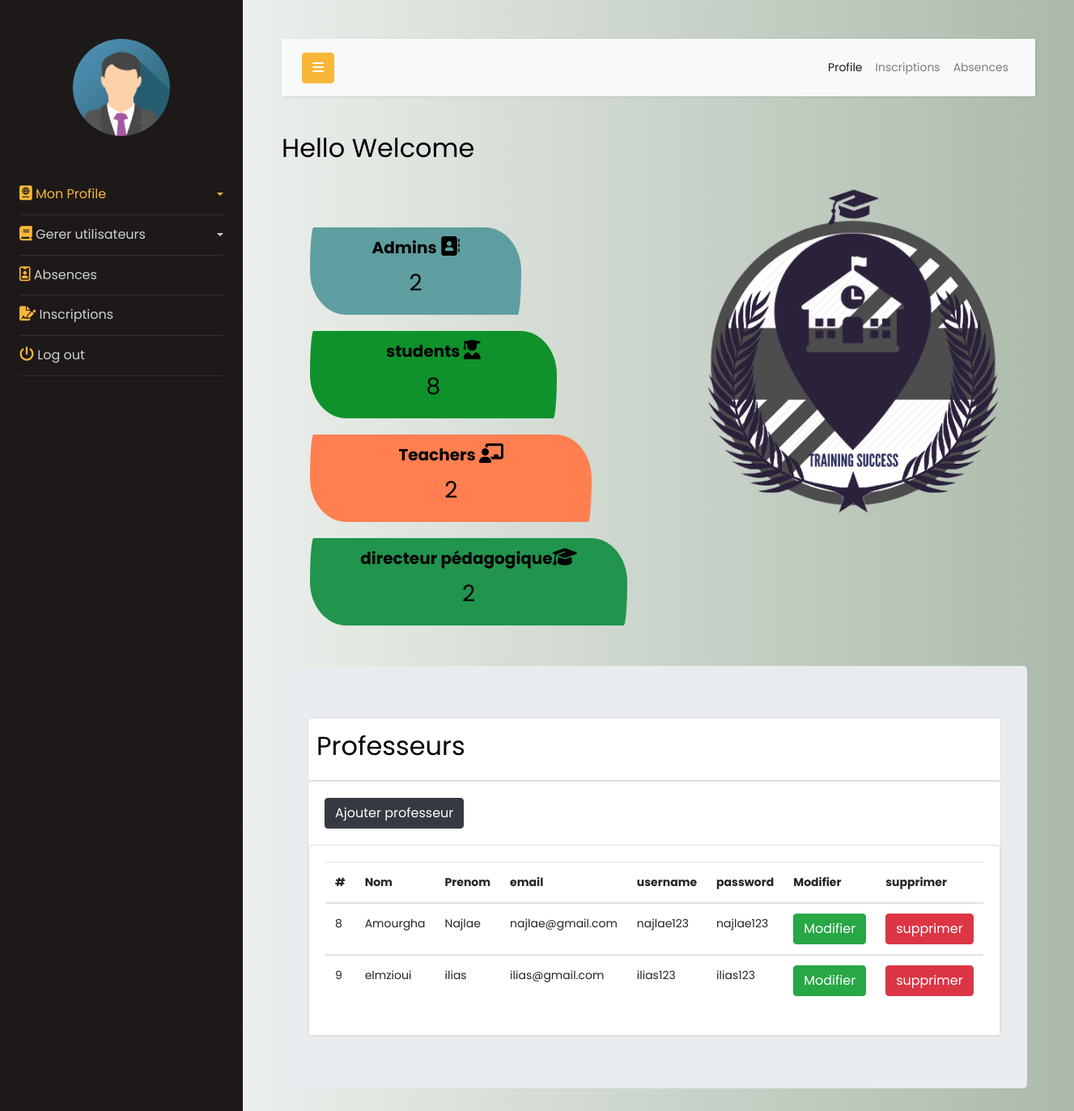
The page /adminpage.php?action=Gereprof (signed in) on the database its author committed.
### tables this page shows
CREATE TABLE IF NOT EXISTS `professeur` (
  `id_prof` int(11) NOT NULL AUTO_INCREMENT,
  `nom` varchar(200) NOT NULL,
  `prenom` varchar(200) NOT NULL,
  `email` varchar(200) NOT NULL,
  `username` varchar(200) NOT NULL,
  `password` varchar(200) NOT NULL,
  `niveau` int(11) NOT NULL,
  `filliere` int(11) NOT NULL,
  `matiere` int(11) NOT NULL,
  PRIMARY KEY (`id_prof`),
  KEY `fk_niv_prof` (`niveau`),
  KEY `fk_fil_prof` (`filliere`),
  KEY `fk_mod_prof` (`matiere`)
);

### adminpage.php (the view, shortened to what this page needs)
<?php
require 'cnx.php';
?>
<!doctype html>
<html lang="en">
  <head>
    <link rel="stylesheet" href="https://stackpath.bootstrapcdn.com/font-awesome/4.7.0/css/font-awesome.min.css">
    <link rel="stylesheet" href="css/style1.css">
    <link rel="stylesheet" href="https://cdnjs.cloudflare.com/ajax/libs/font-awesome/4.7.0/css/font-awesome.min.css">
  </head>
  <body>
		<div class="wrapper d-flex align-items-stretch">
			<nav id="sidebar">
				<div class="p-4 pt-5">
          <a href="adminpage.php" class="img logo rounded-circle mb-5" style="background-image: url(img/user.png);"></a>
	        <ul class="list-unstyled components mb-5">
	          <li class="active">
	            <a href="#homeSubmenu" data-toggle="collapse" aria-expanded="false" class="dropdown-toggle"><i class='fas fa-passport' style='font-size:18px;color:#f8b739'></i> Mon Profile</a>
	          </li>
	          <li>
              <a href="#pageSubmenu" data-toggle="collapse" aria-expanded="false" class="dropdown-toggle"><i class='fas fa-book' style='font-size:18px;color:#f8b739'></i> Gerer utilisateurs</a>
	          </li>
	          <li>
              <a href="adminpage.php?action=Absences"><i class='far fa-id-badge' style='font-size:18px;color:#f8b739'></i> Absences</a>
	          </li>
	          <li>
              <a href="adminpage.php?action=inscription"><i class='fas fa-file-signature' style='font-size:18px;color:#f8b739'></i> Inscriptions</a>
            </li>
            <li>
              <a href="logout.php"><i class="fa fa-power-off" style="font-size:18px;color:#f8b739;"></i> Log out</a>
          </li>
	        </ul>
	      </div>
    	</nav>
      <div id="content" class="p-4 p-md-5">
        <nav class="navbar navbar-expand-lg navbar-light bg-light">
          <div class="container-fluid">
            <button type="button" id="sidebarCollapse" class="btn btn-primary">
              <i class="fa fa-bars"></i>
            </button>
            <div class="collapse navbar-collapse" id="navbarSupportedContent">
              <ul class="nav navbar-nav ml-auto">
                <li class="nav-item active">
                    <a class="nav-link" href="#homeSubmenu" data-toggle="collapse" aria-expanded="false" href="#">Profile</a>
                </li>
                <li class="nav-item">
                    <a class="nav-link" href="adminpage.php?action=inscription">Inscriptions</a>
                </li>
                <li class="nav-item">
                    <a class="nav-link" href="adminpage.php?action=Absences">Absences</a>
                </li>
              </ul>
            </div>
          </div>
        </nav>
        <h2 class="mb-4">Hello Welcome </h2>
        <div class="container">
          <div class="row">
            <div  class="col-md-6 text-center">
              <div class="members" style="margin-top: 50px;">
                  <div class="admins">
                      <h1>Admins      <i class="fa fa-address-book" style="font-size:24px"></i></h1>
                      <h3>
                        <?php
                           $pipreq="SELECT * FROM `admins`";
                           $pipsql=mysqli_query($cnx,$pipreq);
                           $pipcount=mysqli_num_rows($pipsql);
                           echo $pipcount;
                        ?>
                      </h3>
                  </div>
                  <div class="students">
                      <h1>students    <i class='fas fa-user-graduate' style='font-size:24px'></i></h1>
                      <h3>
                        <?php
                        $dipreq="SELECT * FROM `diplome_student`";
                        $dipsql=mysqli_query($cnx,$dipreq);
                        $dipcount=mysqli_num_rows($dipsql);
                        $tipreq="SELECT * FROM `training_student`";
                        $tipsql=mysqli_query($cnx,$tipreq);
                        $tipcount=mysqli_num_rows($tipsql);
                        echo $dipcount + $tipcount;
                        ?>
                      </h3>
                  </div>
                  <div class="teachers">
                      <h1>Teachers    <i style="font-size:24px" class="fa fa-chalkboard-teacher"></i></h1>
                      <h3>
                        <?php
                           $dipreq="SELECT * FROM `professeur`";
                           $dipsql=mysqli_query($cnx,$dipreq);
                           $dipcount=mysqli_num_rows($dipsql);
                           echo $dipcount;
                        ?>
                      </h3>
                  </div>
                  <div class="dp">
                      <h1>directeur pédagogique<i style="font-size:24px" class="fa">&#xf19d;</i></h1>
                      <h3>
                        <?php
                           $dipreq="SELECT * FROM `dp`";
                           $dipsql=mysqli_query($cnx,$dipreq);
                           $dipcount=mysqli_num_rows($dipsql);
                           echo $dipcount;
                        ?>
                      </h3>
                  </div>
              </div>
            </div>
            <div class="col-md-6">
            <?php
            $x=$_SESSION['id'];
            $editreq1="SELECT * FROM `admins` WHERE id='{$x}'";
            $req=mysqli_query($cnx,$editreq1);
            $row= mysqli_fetch_assoc($req);
                $do='';
               if(isset($_GET['action'])){
                $do=$_GET['action'];
               }
               if($do=='proshow'){
                  ?>
                  <h2 class="mb-4 text-center">Mon Profile :</h2>
                  <div class="show1">
                    <img class="rounded mx-auto d-block "  style="width:100px;border-radius:50%!important;margin-bottom:20px;" src="img/user.png" alt="profilpic">
                  <h3 style="color:#168a6d;font-size:20px;"><i class="fa fa-user icon"></i>Fullname :</h3><h3 style="font-size:20px;"><?php echo $row['fullname'];?></h3>
                  <h3 style="color:#168a6d;font-size:20px;"><i class="fa fa-user icon"></i>Username :</h3><h3 style="font-size:20px;"><?php echo $row['username'];?></h3>
                  <h3 style="color:#168a6d;font-size:20px;"><i class="fa fa-user icon"></i>email :</h3><h3 style="font-size:20px;"><?php echo $row['email'];?></h3>
                  </div>
                   <?php
               }elseif ($do == 'Gereprof'){
                 ?>
                  <div id="head_bg"><img style="width:450px" src="img/bg_head.png"></div>
                 <?php
               }elseif ($do == 'GerDP'){
                ?>
                 <div id="head_bg"><img style="width:450px;margin-top:30px;" src="img/bg_head.png"></div>
                <?php
              }
            ?>
            </div>
          </div>
        </div>
        <div style="margin-top:30px;" class="container-fluid">
          <div class="row">
            <?php
            $amine='';
                  ?>
                 <?php
                if($do == 'Gereprof'){
                  ?>
                  <?php
                  $tsreq="SELECT * FROM professeur ORDER BY Nom;";
                  $tsresult = $cnx->query($tsreq);
                  ?>
                   <div class="conatiner">
                     <div class="jumbotron">
                       <div class="card">
                       <h2 style="padding:10px;">Professeurs</h2>
                       </div>
                       <div class="card">
                         <div class="card-body">
                         <button type="button" class="btn btn-dark" data-toggle="modal" data-target="#tadd">
                          Ajouter professeur
                        </button>
                         </div>
                      <div class="card">
                       <div class="card-body">
                              <table class="table">
                                <thead>
                                  <tr>
                                    <th scope="col">#</th>
                                    <th scope="col">Nom</th>
                                    <th scope="col">Prenom</th>
                                    <th scope="col">email</th>
                                    <th scope="col">username</th>
                                    <th scope="col">password</th>
                                    <th scope="col">Modifier</th>
                                    <th scope="col">supprimer</th>
                                  </tr>
                                </thead>
                                <?php
                                while($tsrow = $tsresult->fetch_assoc()){
                                  ?>
                                  <tbody>
                                    <tr>
                                      <td scope="row"><?php echo $tsrow['id_prof'] ?></td>
                                      <td><?php echo $tsrow['nom'] ?></td>
                                      <td><?php echo $tsrow['prenom'] ?></td>
                                      <td><?php echo $tsrow['email'] ?></td>
                                      <td><?php echo $tsrow['username'] ?></td>
                                      <td><?php echo $tsrow['password'] ?></td>
                                      <td><button type="button"  class="btn btn-success editbtn">Modifier</button></td>
                                      <td><button type="button" class="btn btn-danger deletebtn ">supprimer</button></td>
                                    </tr>
                                  </tbody>
                                  <?php
                                }
                                ?>
                              </table>
                       </div>
                     </div>
                       </div>
                     </div>
                   </div>
                  <?php
                }
            ?>
          </div>
        </div>
 </div>
      </div>
  </body>
</html>

### adminpage.php (style rules this page uses)
.admins { margin: 20px; padding: 10px; background-color: cadetblue; width: 60%; font-family: 'Cinzel', serif; border-radius: 10px 100px / 120px; }
.admins h1 { font-size: 20px; font-weight: bold; }
.students h1 { font-size: 20px; font-weight: bold; }
.teachers h1 { font-size: 20px; font-weight: bold; }
.students { padding: 10px; margin: 20px; background-color: rgb(15, 146, 44); width: 70%; font-family: 'Cinzel', serif; border-radius: 10px 100px / 120px; }
.teachers { margin: 20px; padding: 10px; background-color: coral; width: 80%; font-family: 'Cinzel', serif; border-radius: 10px 100px / 120px; }
.dp { margin: 20px; padding: 10px; background-color: rgb(33, 148, 77);; width: 90%; font-family: 'Cinzel', serif; border-radius: 10px 100px / 120px; }
.dp h1 { font-size: 20px; font-weight: bold; }
body { background: #abbaab; background: -webkit-linear-gradient(to right, #ffffff, #abbaab); background: linear-gradient(to right, #ffffff, #abbaab); }

### rows shown on the page
professeur: id_prof "8", nom "Amourgha", prenom "Najlae", email "najlae@gmail.com", username "najlae123", password "najlae123"
professeur: id_prof "9", nom "elmzioui", prenom "ilias", email "ilias@gmail.com", username "ilias123", password "ilias123"

### other values the page prints
$pipcount "2"
$dipcount + $tipcount "8"
$dipcount "2"
